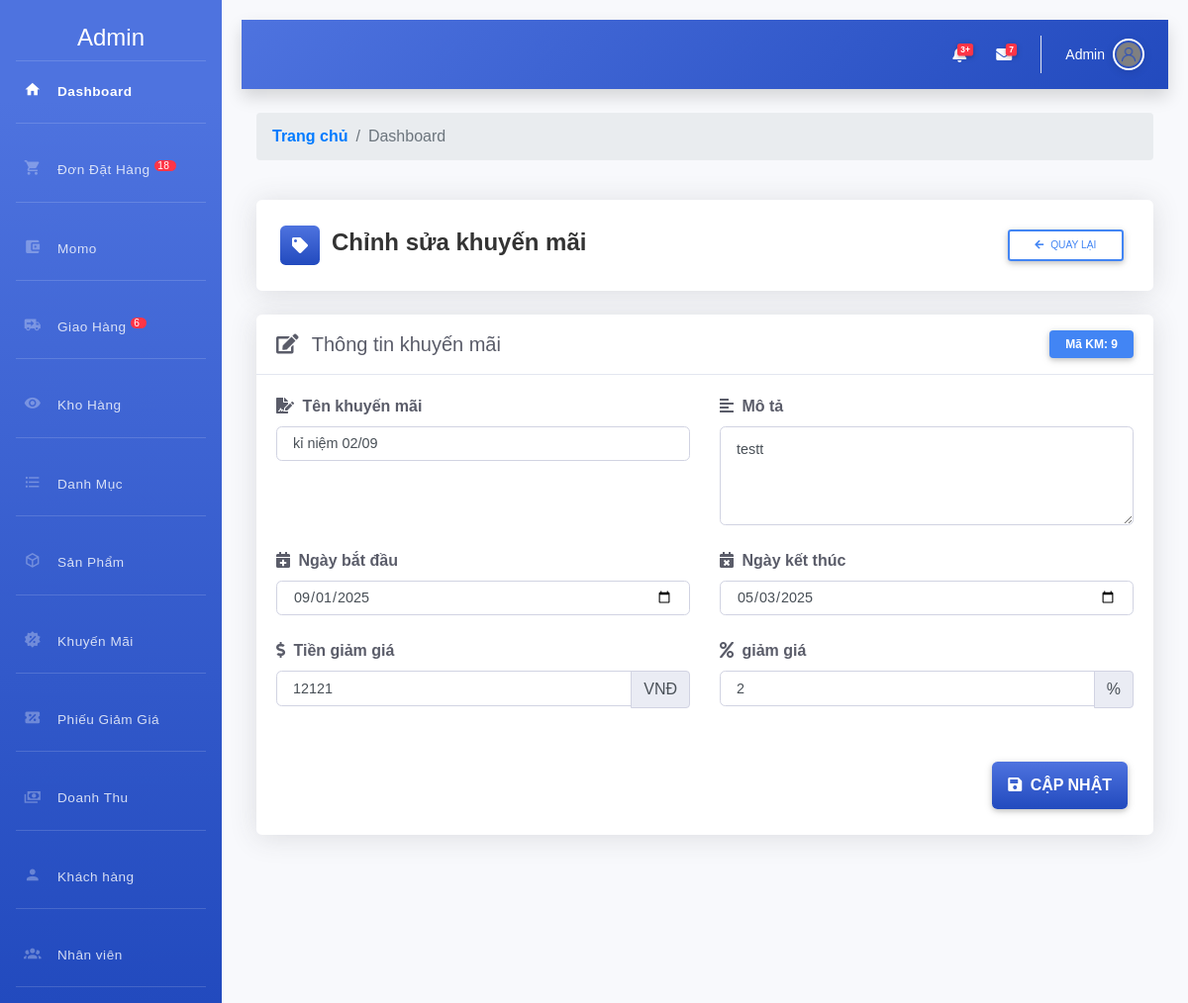
Page /admin/index.php?action=khuyenmai&view=sua&makm=9 (signed in) on the committed database.
### tables this page shows
CREATE TABLE `khuyenmai` (
  `MaKM` int NOT NULL,
  `TenKM` varchar(50) DEFAULT NULL,
  `MoTa` varchar(11) DEFAULT NULL,
  `KM_PT` int DEFAULT NULL,
  `TienKM` decimal(10,0) DEFAULT NULL,
  `NgayBD` date DEFAULT NULL,
  `NgayKT` date DEFAULT NULL
);

### admin/khuyenmai/sua.php (the view, shortened to what this page needs)
<!DOCTYPE html>
<html lang="vi">
<head>
    <link href="https://cdnjs.cloudflare.com/ajax/libs/font-awesome/5.15.4/css/all.min.css" rel="stylesheet">
    <link href="https://cdnjs.cloudflare.com/ajax/libs/bootstrap/4.6.2/css/bootstrap.min.css" rel="stylesheet">
</head>
<body>
    <?php
        $id=$_GET['makm'];
        $sql_sua="SELECT * FROM `khuyenmai` WHERE MaKM=$id";
        $rs_sua=mysqli_query($conn,$sql_sua);
        $kq=mysqli_fetch_array($rs_sua)
    ?>
    <div class="container py-4">
        <div class="page-header bg-white p-4 d-flex justify-content-between align-items-center">
            <div class="d-flex align-items-center">
                <div class="page-icon text-white">
                    <i class="fas fa-tag"></i>
                </div>
                <div>
                    <h4 class="page-title mb-1">Chỉnh sửa khuyến mãi</h4>
                </div>
            </div>
            <div>
                <a href="index.php?action=khuyenmai" class="btn btn-outline-primary btn-sm">
                    <i class="fas fa-arrow-left mr-1"></i> Quay lại
                </a>
            </div>
        </div>
        <div class="content-card card">
            <div class="card-header d-flex justify-content-between align-items-center">
                <h5 class="m-0">
                    <i class="fas fa-edit mr-2"></i>
                    Thông tin khuyến mãi
                </h5>
                <span class="badge badge-primary px-3 py-2">Mã KM: <?php echo $kq['MaKM'] ?></span>
            </div>
            <div class="card-body">
                <form method="GET" action="khuyenmai/xuly.php" enctype="multipart/form-data">
                    <div class="row">
                        <div class="col-md-6">
                            <div class="form-group">
                                <label class="form-label" for="tkm">
                                    <i class="fas fa-file-signature mr-1"></i> Tên khuyến mãi
                                </label>
                                <input type="text" class="form-control" id="tkm" name="tkm" value="<?php echo $kq['TenKM'] ?>" required>
                            </div>
                        </div>
                        <div class="col-md-6">
                            <div class="form-group">
                                <label class="form-label" for="mt">
                                    <i class="fas fa-align-left mr-1"></i> Mô tả
                                </label>
                                <textarea class="form-control" id="mt" name="mt" required><?php echo $kq['MoTa'] ?></textarea>
                            </div>
                        </div>
                    </div>
                    <div class="row">
                        <div class="col-md-6">
                            <div class="form-group">
                                <label class="form-label" for="nbd">
                                    <i class="fas fa-calendar-plus mr-1"></i> Ngày bắt đầu
                                </label>
                                <input type="date" class="form-control" id="nbd" name="nbd" value="<?php echo $kq['NgayBD'] ?>" required>
                            </div>
                        </div>
                        <div class="col-md-6">
                            <div class="form-group">
                                <label class="form-label" for="nkt">
                                    <i class="fas fa-calendar-times mr-1"></i> Ngày kết thúc
                                </label>
                                <input type="date" class="form-control" id="nkt" name="nkt" value="<?php echo $kq['NgayKT'] ?>" required>
                            </div>
                        </div>
                    </div>
                    <div class="row">
                        <div class="col-md-6">
                            <div class="form-group">
                                <label class="form-label" for="t">
                                    <i class="fas fa-dollar-sign mr-1"></i> Tiền giảm giá
                                </label>
                                <div class="input-group">
                                    <input type="text" class="form-control" id="t" name="t" value="<?php echo $kq['TienKM'] ?>">
                                    <div class="input-group-append">
                                        <span class="input-group-text">VNĐ</span>
                                    </div>
                                </div>
                            </div>
                        </div>
                        <div class="col-md-6">
                            <div class="form-group">
                                <label class="form-label" for="pt">
                                    <i class="fas fa-percent mr-1"></i> giảm giá
                                </label>
                                <div class="input-group">
                                    <input type="text" class="form-control" id="pt" name="pt" value="<?php echo $kq['KM_PT'] ?>">
                                    <div class="input-group-append">
                                        <span class="input-group-text">%</span>
                                    </div>
                                </div>
                            </div>
                        </div>
                    </div>
                    <div class="row mt-4">
                        <div class="col-md-12 text-right">
                            <button type="submit" class="btn btn-submit" name="sua">
                                <i class="fas fa-save mr-1"></i> Cập nhật
                            </button>
                        </div>
                    </div>
                </form>
            </div>
        </div>
    </div>
</body>
</html>

### admin/include/menu.php (style rules this page uses)
:root { --primary: #4e73df; --primary-dark: #3a56a5; --secondary: #858796; --success: #1cc88a; --info: #36b9cc; --warning: #f6c23e; --danger: #e74a3b; --light: #f8f9fc; --dark: #5a5c69; }

### admin/include/header.php (style rules this page uses)
:root { --primary: #4e73df; --primary-dark: #3a5fc7; --secondary: #858796; --success: #1cc88a; --info: #36b9cc; --warning: #f6c23e; --danger: #e74a3b; --light: #f8f9fc; --dark: #5a5c69; }
body { font-family: 'Roboto', sans-serif; background-color: #f8f9fc; overflow-x: hidden; width: 100%; max-width: 100%; }
.card { border: none; border-radius: 10px; box-shadow: 0 5px 15px rgba(0, 0, 0, 0.05); transition: transform 0.3s, box-shadow 0.3s; }
.card-header { background-color: #fff; border-bottom: 1px solid #edf2f9; border-top-left-radius: 10px !important; border-top-right-radius: 10px !important; font-weight: 600; }

### admin/khuyenmai/sua.php (style rules this page uses)
:root { --primary-color: #4e73df; --secondary-color: #1cc88a; --accent-color: #f6c23e; --dark-color: #5a5c69; --light-color: #f8f9fc; }
body { background-color: #f8f9fc; font-family: 'Nunito', sans-serif; }
.page-header { border-radius: 0.35rem; box-shadow: 0 0.15rem 1.75rem 0 rgba(58, 59, 69, 0.15); margin-bottom: 1.5rem; }
.page-title { margin: 0; color: #333; font-weight: 700; display: flex; align-items: center; }
.page-icon { width: 40px; height: 40px; display: flex; align-items: center; justify-content: center; border-radius: 0.35rem; margin-right: 0.75rem; background: linear-gradient(180deg, var(--primary-color) 0%, #224abe 100%); }
.content-card { border: none; border-radius: 0.35rem; box-shadow: 0 0.15rem 1.75rem 0 rgba(58, 59, 69, 0.15); }
.card-header { background-color: #fff; border-bottom: 1px solid #e3e6f0; padding: 1rem 1.25rem; font-weight: 700; color: var(--dark-color); }
.form-label { font-weight: 600; color: var(--dark-color); margin-bottom: 0.5rem; }
.form-control { border: 1px solid #d1d3e2; border-radius: 0.35rem; padding: 0.75rem 1rem; font-size: 0.9rem; transition: border-color 0.15s ease-in-out, box-shadow 0.15s ease-in-out; }
.btn-submit { padding: 0.75rem 1rem; font-weight: 600; background: linear-gradient(180deg, var(--primary-color) 0%, #224abe 100%); border: none; border-radius: 0.35rem; color: #fff; transition: all 0.2s; }
.form-group { margin-bottom: 1.5rem; }
textarea.form-control { min-height: 100px; }
.input-group-text { background-color: #eaecf4; border-color: #d1d3e2; }

### rows in the picture
khuyenmai: MaKM "9", tkm "kỉ niệm 02/09", mt "testt", nbd "09/01/2025", nkt "05/03/2025", t "12121", pt "2"

### other values in the picture
$dem "18"
$dem "6"
$nv['TenNV'] "Admin"
